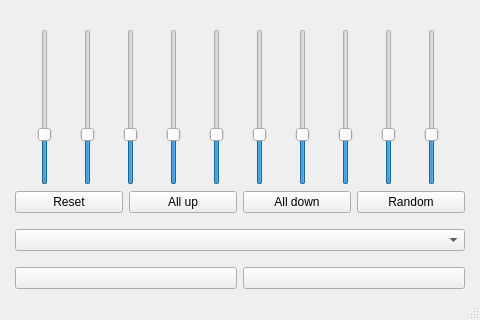
<?xml version="1.0" encoding="UTF-8"?>
<ui version="4.0">
 <class>MainWindow</class>
 <widget class="QMainWindow" name="MainWindow">
  <property name="geometry">
   <rect>
    <x>0</x>
    <y>0</y>
    <width>480</width>
    <height>320</height>
   </rect>
  </property>
  <property name="windowTitle">
   <string>NoiseGenerator</string>
  </property>
  <widget class="QWidget" name="centralwidget">
   <layout class="QVBoxLayout" name="verticalLayout_2">
    <property name="leftMargin">
     <number>15</number>
    </property>
    <property name="rightMargin">
     <number>15</number>
    </property>
    <item>
     <spacer name="verticalSpacer_0">
      <property name="orientation">
       <enum>Qt::Vertical</enum>
      </property>
      <property name="sizeType">
       <enum>QSizePolicy::Fixed</enum>
      </property>
      <property name="sizeHint" stdset="0">
       <size>
        <width>10</width>
        <height>20</height>
       </size>
      </property>
     </spacer>
    </item>
    <item>
     <layout class="QVBoxLayout" name="verticalLayout">
      <item>
       <layout class="QHBoxLayout" name="horizontal_mixer">
        <item>
         <widget class="QSlider" name="vertical_slider_0a">
          <property name="value">
           <number>30</number>
          </property>
          <property name="orientation">
           <enum>Qt::Vertical</enum>
          </property>
         </widget>
        </item>
        <item>
         <widget class="QSlider" name="vertical_slider_1a">
          <property name="value">
           <number>30</number>
          </property>
          <property name="orientation">
           <enum>Qt::Vertical</enum>
          </property>
         </widget>
        </item>
        <item>
         <widget class="QSlider" name="vertical_slider_2a">
          <property name="value">
           <number>30</number>
          </property>
          <property name="orientation">
           <enum>Qt::Vertical</enum>
          </property>
         </widget>
        </item>
        <item>
         <widget class="QSlider" name="vertical_slider_3a">
          <property name="value">
           <number>30</number>
          </property>
          <property name="orientation">
           <enum>Qt::Vertical</enum>
          </property>
         </widget>
        </item>
        <item>
         <widget class="QSlider" name="vertical_slider_4a">
          <property name="value">
           <number>30</number>
          </property>
          <property name="orientation">
           <enum>Qt::Vertical</enum>
          </property>
         </widget>
        </item>
        <item>
         <widget class="QSlider" name="vertical_slider_5a">
          <property name="value">
           <number>30</number>
          </property>
          <property name="orientation">
           <enum>Qt::Vertical</enum>
          </property>
         </widget>
        </item>
        <item>
         <widget class="QSlider" name="vertical_slider_6a">
          <property name="value">
           <number>30</number>
          </property>
          <property name="orientation">
           <enum>Qt::Vertical</enum>
          </property>
         </widget>
        </item>
        <item>
         <widget class="QSlider" name="vertical_slider_7a">
          <property name="value">
           <number>30</number>
          </property>
          <property name="orientation">
           <enum>Qt::Vertical</enum>
          </property>
         </widget>
        </item>
        <item>
         <widget class="QSlider" name="vertical_slider_8a">
          <property name="value">
           <number>30</number>
          </property>
          <property name="orientation">
           <enum>Qt::Vertical</enum>
          </property>
         </widget>
        </item>
        <item>
         <widget class="QSlider" name="vertical_slider_9a">
          <property name="value">
           <number>30</number>
          </property>
          <property name="orientation">
           <enum>Qt::Vertical</enum>
          </property>
         </widget>
        </item>
       </layout>
      </item>
      <item>
       <layout class="QHBoxLayout" name="horizontalLayout_5">
        <item>
         <widget class="QPushButton" name="btn_reset">
          <property name="text">
           <string>Reset</string>
          </property>
         </widget>
        </item>
        <item>
         <widget class="QPushButton" name="btn_all_up_volume">
          <property name="text">
           <string>All up</string>
          </property>
         </widget>
        </item>
        <item>
         <widget class="QPushButton" name="btn_all_down_volume">
          <property name="text">
           <string>All down</string>
          </property>
         </widget>
        </item>
        <item>
         <widget class="QPushButton" name="btn_random">
          <property name="text">
           <string>Random</string>
          </property>
         </widget>
        </item>
       </layout>
      </item>
      <item>
       <spacer name="verticalSpacer_1">
        <property name="orientation">
         <enum>Qt::Vertical</enum>
        </property>
        <property name="sizeType">
         <enum>QSizePolicy::Fixed</enum>
        </property>
        <property name="sizeHint" stdset="0">
         <size>
          <width>20</width>
          <height>10</height>
         </size>
        </property>
       </spacer>
      </item>
      <item>
       <widget class="QComboBox" name="select_album"/>
      </item>
      <item>
       <spacer name="verticalSpacer_2">
        <property name="orientation">
         <enum>Qt::Vertical</enum>
        </property>
        <property name="sizeType">
         <enum>QSizePolicy::Fixed</enum>
        </property>
        <property name="sizeHint" stdset="0">
         <size>
          <width>20</width>
          <height>10</height>
         </size>
        </property>
       </spacer>
      </item>
      <item>
       <layout class="QHBoxLayout" name="horizontal_buttons">
        <property name="leftMargin">
         <number>0</number>
        </property>
        <item>
         <widget class="QPushButton" name="btn_pause_play">
          <property name="text">
           <string></string>
          </property>
         </widget>
        </item>
        <item>
         <widget class="QPushButton" name="btn_stop">
          <property name="text">
           <string></string>
          </property>
         </widget>
        </item>
       </layout>
      </item>
     </layout>
    </item>
   </layout>
  </widget>
  <widget class="QStatusBar" name="statusbar"/>
 </widget>
 <resources/>
 <connections/>
</ui>
